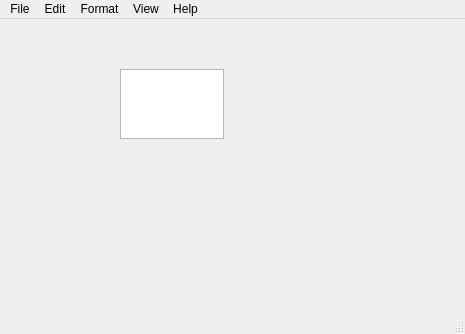
<?xml version="1.0" encoding="UTF-8"?>
<ui version="4.0">
 <class>MainWindow</class>
 <widget class="QMainWindow" name="MainWindow">
  <property name="geometry">
   <rect>
    <x>0</x>
    <y>0</y>
    <width>465</width>
    <height>334</height>
   </rect>
  </property>
  <property name="windowTitle">
   <string>MainWindow</string>
  </property>
  <property name="windowIcon">
   <iconset resource="notepad.qrc">
    <normaloff>:/icons/mainIcon.png</normaloff>:/icons/mainIcon.png</iconset>
  </property>
  <widget class="QWidget" name="centralWidget">
   <widget class="QPlainTextEdit" name="plainTextEdit">
    <property name="geometry">
     <rect>
      <x>120</x>
      <y>50</y>
      <width>104</width>
      <height>70</height>
     </rect>
    </property>
   </widget>
  </widget>
  <widget class="QMenuBar" name="menuBar">
   <property name="geometry">
    <rect>
     <x>0</x>
     <y>0</y>
     <width>465</width>
     <height>20</height>
    </rect>
   </property>
   <widget class="QMenu" name="menuFile">
    <property name="title">
     <string>File</string>
    </property>
    <addaction name="actionNew_Window"/>
    <addaction name="actionOpen"/>
    <addaction name="actionSave"/>
    <addaction name="actionSave_As"/>
    <addaction name="separator"/>
    <addaction name="actionPrint"/>
    <addaction name="actionPage_Setup"/>
    <addaction name="separator"/>
    <addaction name="actionExit"/>
   </widget>
   <widget class="QMenu" name="menuEdit">
    <property name="title">
     <string>Edit</string>
    </property>
    <addaction name="actionUndo"/>
    <addaction name="separator"/>
    <addaction name="actionCut"/>
    <addaction name="actionCopy"/>
    <addaction name="actionPaste"/>
    <addaction name="actionDelete"/>
    <addaction name="separator"/>
    <addaction name="actionFind"/>
    <addaction name="actionFind_Next"/>
    <addaction name="actionReplace"/>
    <addaction name="actionGo_To"/>
    <addaction name="separator"/>
    <addaction name="actionSelect_All"/>
    <addaction name="actionTime_Date"/>
   </widget>
   <widget class="QMenu" name="menuFormat">
    <property name="title">
     <string>Format</string>
    </property>
    <addaction name="actionWord_Wrap"/>
    <addaction name="actionFont"/>
   </widget>
   <widget class="QMenu" name="menuView">
    <property name="title">
     <string>View</string>
    </property>
    <addaction name="actionStatus_Bar"/>
   </widget>
   <widget class="QMenu" name="menuHelp">
    <property name="title">
     <string>Help</string>
    </property>
    <addaction name="actionView_Help"/>
    <addaction name="separator"/>
    <addaction name="actionAbout_Notepad"/>
   </widget>
   <addaction name="menuFile"/>
   <addaction name="menuEdit"/>
   <addaction name="menuFormat"/>
   <addaction name="menuView"/>
   <addaction name="menuHelp"/>
  </widget>
  <widget class="QStatusBar" name="statusBar"/>
  <action name="actionNew_Window">
   <property name="text">
    <string>New</string>
   </property>
   <property name="shortcut">
    <string>Ctrl+N</string>
   </property>
  </action>
  <action name="actionOpen">
   <property name="text">
    <string>Open</string>
   </property>
   <property name="shortcut">
    <string>Ctrl+O</string>
   </property>
  </action>
  <action name="actionSave">
   <property name="text">
    <string>Save</string>
   </property>
   <property name="shortcut">
    <string>Ctrl+S</string>
   </property>
  </action>
  <action name="actionSave_As">
   <property name="text">
    <string>Save As...</string>
   </property>
  </action>
  <action name="actionPage_Setup">
   <property name="text">
    <string>Page Setup</string>
   </property>
  </action>
  <action name="actionPrint">
   <property name="text">
    <string>Print</string>
   </property>
   <property name="shortcut">
    <string>Ctrl+P</string>
   </property>
  </action>
  <action name="actionUndo">
   <property name="text">
    <string>Undo</string>
   </property>
  </action>
  <action name="actionCut">
   <property name="text">
    <string>Cut</string>
   </property>
   <property name="shortcut">
    <string>Ctrl+X</string>
   </property>
  </action>
  <action name="actionCopy">
   <property name="text">
    <string>Copy</string>
   </property>
   <property name="shortcut">
    <string>Ctrl+C</string>
   </property>
  </action>
  <action name="actionPaste">
   <property name="text">
    <string>Paste</string>
   </property>
   <property name="shortcut">
    <string>Ctrl+V</string>
   </property>
  </action>
  <action name="actionDelete">
   <property name="text">
    <string>Delete</string>
   </property>
   <property name="shortcut">
    <string>Del</string>
   </property>
  </action>
  <action name="actionFind">
   <property name="text">
    <string>Find</string>
   </property>
  </action>
  <action name="actionFind_Next">
   <property name="text">
    <string>Find Next</string>
   </property>
  </action>
  <action name="actionReplace">
   <property name="text">
    <string>Replace</string>
   </property>
  </action>
  <action name="actionGo_To">
   <property name="text">
    <string>Go To</string>
   </property>
  </action>
  <action name="actionSelect_All">
   <property name="text">
    <string>Select All</string>
   </property>
  </action>
  <action name="actionTime_Date">
   <property name="text">
    <string>Time/Date</string>
   </property>
  </action>
  <action name="actionFont">
   <property name="text">
    <string>Font...</string>
   </property>
  </action>
  <action name="actionStatus_Bar">
   <property name="checkable">
    <bool>true</bool>
   </property>
   <property name="checked">
    <bool>true</bool>
   </property>
   <property name="text">
    <string>Status Bar</string>
   </property>
  </action>
  <action name="actionView_Help">
   <property name="text">
    <string>View Help</string>
   </property>
  </action>
  <action name="actionAbout_Notepad">
   <property name="text">
    <string>About Notepad</string>
   </property>
  </action>
  <action name="actionExit">
   <property name="text">
    <string>Exit</string>
   </property>
  </action>
  <action name="actionWord_Wrap">
   <property name="checkable">
    <bool>true</bool>
   </property>
   <property name="text">
    <string>Word Wrap</string>
   </property>
  </action>
 </widget>
 <layoutdefault spacing="6" margin="11"/>
 <resources>
  <include location="notepad.qrc"/>
 </resources>
 <connections/>
</ui>
